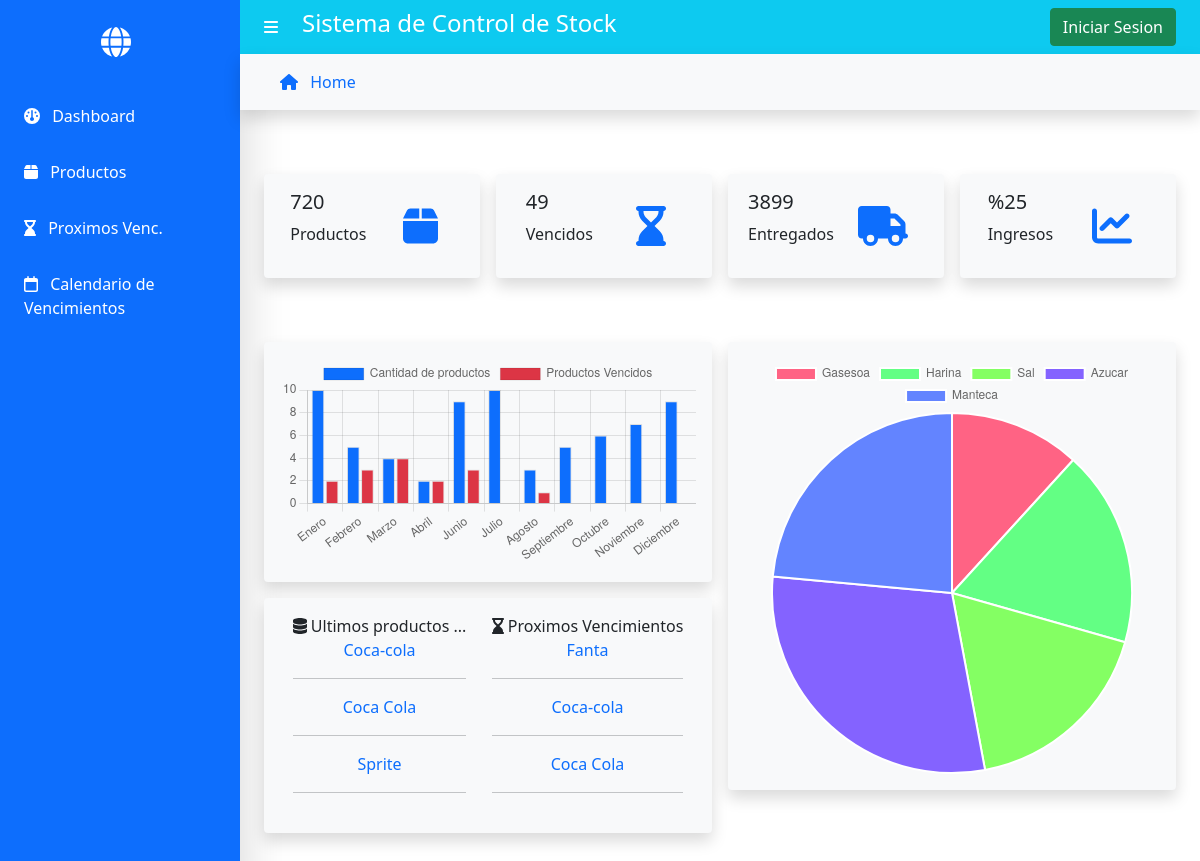
The app's page /, older data.
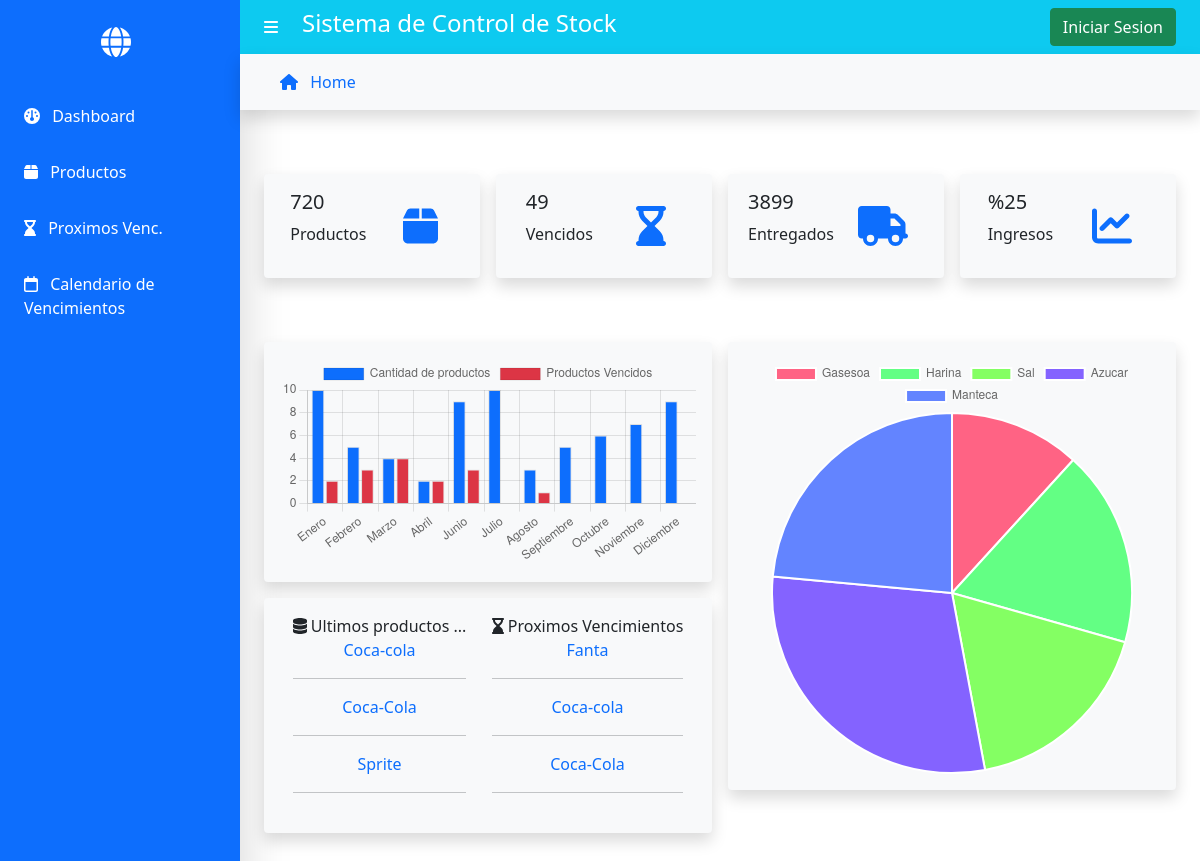
The same page, newer data.
### gestor/models.py (models this page shows, shortened)
class Producto(models.Model):
    marca = models.CharField(max_length=50)
    producto = models.CharField(max_length=50,help_text="Ingrese materia prima (harina, huevos, levadura, etc.)")
    tipo = models.CharField(max_length=30, help_text="Si corresponde, ejemplo: nombre:harina | tipo:'leudante'/'0000' ")
    fechaIngreso = models.DateField('Fecha de Ingreso',blank=False,help_text="Fecha de Ingreso a la fabrica")
    fechaVnto = models.DateField('Fecha de Vencimiento',blank=False,help_text="Fecha indicada en el envase")
    fechaEnvasado = models.DateField('Fecha de Envasado',blank=False,help_text="Fecha indicada en el envase")
    stockIng= models.PositiveIntegerField('Stock de ingreso',blank=False,help_text="Cantidad por bultos/fardos/cajas")
    stockDisp= models.PositiveIntegerField('Stock disponible',blank=False) # Para los caso de obtener-consumir la materia prima
    codBulto = models.CharField('Codigo de Bulto',max_length=13,help_text="Codigo que figura en el bulto ",blank=False) # LOS FARDOS EN GRAL CONTIENEN UN CODIGO DEL MISMO
    imagen = models.ImageField(upload_to='',null=True) # borrar el img/
    class Meta:
        ordering = ['fechaVnto']

### gestor/views.py (the view)
# urls.py: path('',views.index, name='home'),
def index(request):
    ultimos_productos = list(Producto.objects.all())[-3:]
    productos_a_vencer = list(
        Producto.objects.all().order_by('fechaVnto'))[0:3]
    context = {
        'ultimos_productos': ultimos_productos,
        'productos_a_vencer': productos_a_vencer,
    }
    return render(request, 'index.html', context)

### gestor/templates/index.html (shortened to what this page needs)
{% extends "base.html" %} {% block content %}
<div class="d-flex flex-column p-4">
    <div class="row g-3 my-4">
        <div class="col-md-3">
            <div class="p-3 bg-light shadow d-flex justify-content-around align-items-center rounded">
                <div>
                    <h5 class="">720</h5>
                    <p class="">Productos</p>
                </div>
                <i class="fa-solid fa-box fs-1 text-primary p-3"></i>
            </div>
        </div>
        <div class="col-md-3">
            <div class="p-3 bg-light shadow d-flex justify-content-around align-items-center rounded">
                <div>
                    <h5 class="">49</h5>
                    <p class="">Vencidos</p>
                </div>
                <i class="fas fa-hourglass-end fs-1 text-primary p-3"></i>
            </div>
        </div>
        <div class="col-md-3">
            <div class="p-3 bg-light shadow d-flex justify-content-around align-items-center rounded">
                <div>
                    <h5 class="">3899</h5>
                    <p class="">Entregados</p>
                </div>
                <i class="fas fa-truck fs-1 text-primary p-3"></i>
            </div>
        </div>
        <div class="col-md-3">
            <div class="p-3 bg-light shadow d-flex justify-content-around align-items-center rounded">
                <div>
                    <h5 class="">%25</h5>
                    <p class="">Ingresos</p>
                </div>
                <i class="fas fa-chart-line fs-1 text-primary p-3"></i>
            </div>
        </div>
    </div>
        <div class="row g-3 my-4">
            <div class="col-6">
                <div class="p-3 bg-light shadow d-flex justify-content-around align-items-center rounded">
                    <canvas id="barras"></canvas>
                </div>
                <div class="my-3 p-3 bg-light shadow d-flex justify-content-around align-items-center rounded text-center">
                    <div class="d-block mb-2">
                        <i class="fa-solid fa-database"></i>
                        <span>Ultimos productos ...</span>
                        <ul class="list-group list-group-flush">
                            {% for producto in ultimos_productos %}
                            <a class="text-decoration-none" href="{% url 'productos_filt' producto.marca  %}">{{producto.marca | truncatewords:"2"}}</a>
                            <hr>
                            {% endfor %}
                          </ul>
                    </div>
                    <div class="d-block mb-2">
                        <i class="fa-solid fa-hourglass-end"></i>
                        Proximos Vencimientos
                        <ul class="list-group list-group-flush">
                            {% for producto in productos_a_vencer %}
                            <a class="text-decoration-none" href="{% url 'productos_filt' producto.marca  %}">{{producto.marca | truncatewords:"2"}}</a>
                            <hr>
                            {% endfor %}
                        </ul>
                    </div>
                </div>
            </div>
            <div class="col-6">
                <div class="p-3 bg-light shadow d-flex justify-content-around align-items-center rounded">
                    <canvas id="chart"></canvas>
                </div>
            </div>
        </div>
</div>
{% endblock %}

Row changes from the older to the newer data that the page shows:
changed Producto: marca "Coca Cola" → "Coca-Cola"
